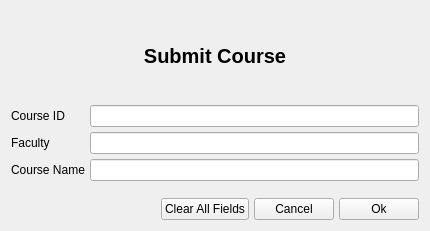
<?xml version="1.0" encoding="UTF-8"?>
<ui version="4.0">
 <class>Form</class>
 <widget class="QWidget" name="Form">
  <property name="geometry">
   <rect>
    <x>0</x>
    <y>0</y>
    <width>430</width>
    <height>231</height>
   </rect>
  </property>
  <property name="windowTitle">
   <string>New Employee Form</string>
  </property>
  <layout class="QVBoxLayout" name="verticalLayout">
   <property name="spacing">
    <number>5</number>
   </property>
   <item>
    <widget class="QLabel" name="label">
     <property name="font">
      <font>
       <pointsize>15</pointsize>
       <bold>true</bold>
      </font>
     </property>
     <property name="text">
      <string>Submit Course</string>
     </property>
     <property name="alignment">
      <set>Qt::AlignCenter</set>
     </property>
    </widget>
   </item>
   <item>
    <layout class="QFormLayout" name="formLayout">
     <item row="0" column="0">
      <widget class="QLabel" name="firstNameLabel">
       <property name="text">
        <string>Course ID</string>
       </property>
      </widget>
     </item>
     <item row="0" column="1">
      <widget class="QLineEdit" name="firstNameLineEdit"/>
     </item>
     <item row="1" column="0">
      <widget class="QLabel" name="lastNameLabel">
       <property name="text">
        <string>Faculty</string>
       </property>
      </widget>
     </item>
     <item row="1" column="1">
      <widget class="QLineEdit" name="lastNameLineEdit"/>
     </item>
     <item row="2" column="0">
      <widget class="QLabel" name="cPRNumberLabel">
       <property name="text">
        <string>Course Name</string>
       </property>
      </widget>
     </item>
     <item row="2" column="1">
      <widget class="QLineEdit" name="cPRNumberLineEdit"/>
     </item>
    </layout>
   </item>
   <item>
    <layout class="QHBoxLayout" name="horizontalLayout">
     <item>
      <spacer name="horizontalSpacer">
       <property name="orientation">
        <enum>Qt::Horizontal</enum>
       </property>
       <property name="sizeHint" stdset="0">
        <size>
         <width>40</width>
         <height>20</height>
        </size>
       </property>
      </spacer>
     </item>
     <item>
      <widget class="QPushButton" name="pushButtonClear">
       <property name="toolTip">
        <string>Clicking here will clear all input fields</string>
       </property>
       <property name="whatsThis">
        <string/>
       </property>
       <property name="text">
        <string>Clear All Fields</string>
       </property>
      </widget>
     </item>
     <item>
      <widget class="QPushButton" name="pushButtonCancel">
       <property name="text">
        <string>Cancel</string>
       </property>
      </widget>
     </item>
     <item>
      <widget class="QPushButton" name="pushButtonOK">
       <property name="text">
        <string>Ok</string>
       </property>
      </widget>
     </item>
    </layout>
   </item>
  </layout>
 </widget>
 <resources/>
 <connections/>
</ui>
